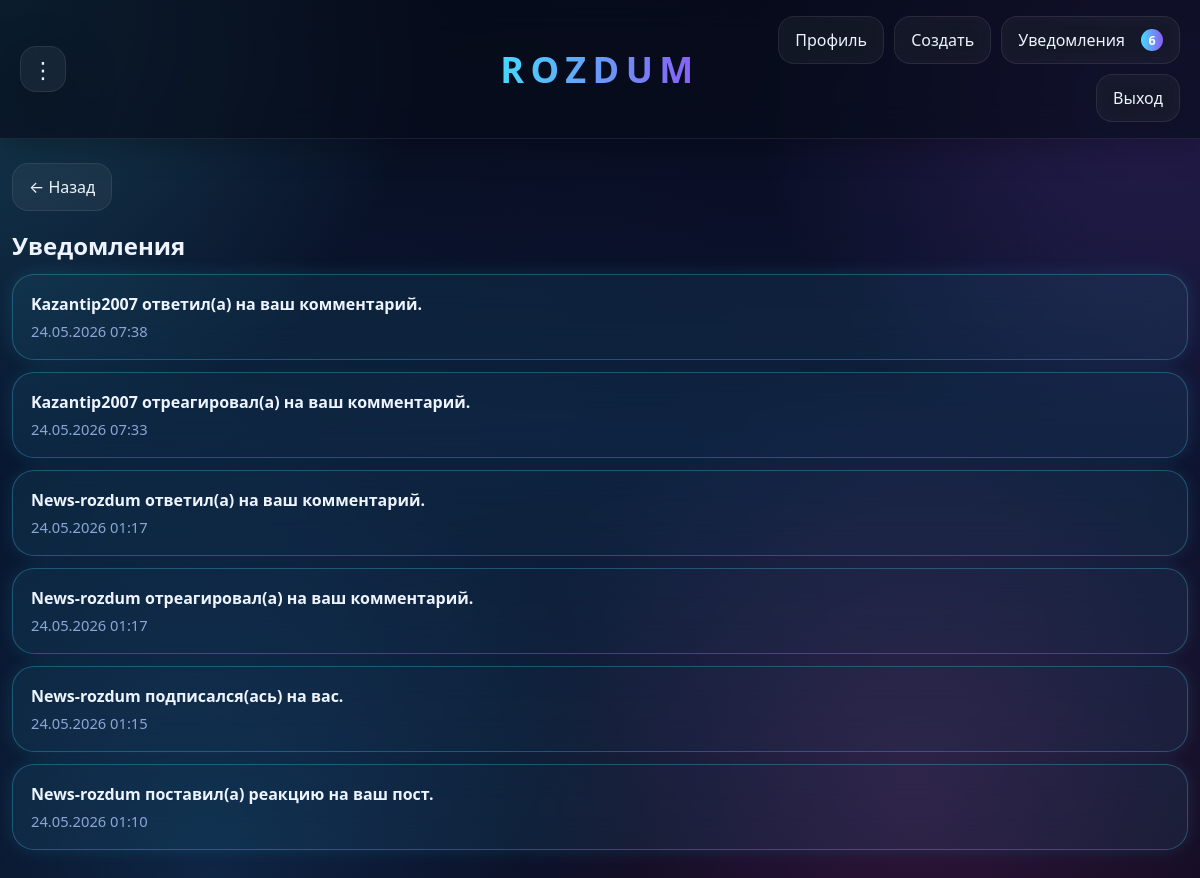
/notifications (signed in), run on the app's committed database.
### app.py (models this page shows)
class Notification(db.Model):
    id = db.Column(db.Integer, primary_key=True)
    text = db.Column(db.String(300), nullable=False)
    link = db.Column(db.String(500), nullable=False)
    is_read = db.Column(db.Boolean, default=False)
    created_at = db.Column(db.DateTime, default=datetime.utcnow, nullable=False)
    user_id = db.Column(db.Integer, db.ForeignKey("user.id"), nullable=False)
    user = db.relationship("User", backref=db.backref("notifications", lazy=True))

### app.py (the view)
@app.route("/notifications")
@login_required
def notifications():
    items = Notification.query.filter_by(user_id=current_user.id).order_by(Notification.id.desc()).all()
    return render_template("notifications.html", notifications=items)

### app.py (called while the page is built)
@login_manager.user_loader
def load_user(user_id):
    return User.query.get(int(user_id))

@app.context_processor
def inject_globals():
    unread = 0
    if current_user.is_authenticated:
        unread = Notification.query.filter_by(user_id=current_user.id, is_read=False).count()
    return {
        "unread_notifications_count": unread,
        "reactions_list": REACTIONS,
        "is_online": is_online,
    }

@app.before_request
def update_last_seen():
    if request.endpoint == "static":
        return
    if current_user.is_authenticated:
        if current_user.is_banned:
            logout_user()
            flash("Ваш аккаунт заблокирован.")
            return redirect(url_for("login"))
        current_user.last_seen = datetime.utcnow()
        db.session.commit()

### templates/notifications.html (shortened to what this page needs)
{% extends "base.html" %}
{% block content %}
<div class="back-row">
    <a class="back-btn" href="{{ url_for('forum') }}">← Назад</a>
</div>
<section class="section-title">
    <h1>Уведомления</h1>
</section>
<section class="notifications-list">
    {% for note in notifications %}
        <a class="notification-item card {% if not note.is_read %}unread{% endif %}"
           href="{{ url_for('open_notification', notification_id=note.id) }}">
            <div class="notification-text">{{ note.text }}</div>
            <div class="notification-time">{{ note.created_at.strftime('%d.%m.%Y %H:%M') }}</div>
        </a>
    {% endfor %}
</section>
{% endblock %}

### static/style.css (style rules this page uses)
:root { --bg:#050816; --bg2:#07112a; --card:rgba(9, 16, 36, 0.76); --card2:rgba(11, 22, 48, 0.88); --border:rgba(255,255,255,0.10); --text:#edf4ff; --muted:#8da5d6; --cyan:#46d9ff; --blue:#1ea7ff; --violet:#8b5cf6; --pink:#ff4fd8; --shadow:0 18px 50px rgba(0,0,0,.34); --radius:28px; }
* { box-sizing:border-box; }
html, body { min-height:100%; }
body { margin:0; font-family:system-ui,-apple-system,BlinkMacSystemFont,"Segoe UI",sans-serif; color:var(--text); background: linear-gradient(180deg, #050816 0%, #06122a 48%, #050816 100%); overflow-x:hidden; }
body::before { content:""; position:fixed; inset:-15%; background: radial-gradient(circle at 10% 10%, rgba(70,217,255,.24), transparent 26%), radial-gradient(circle at 85% 18%, rgba(139,92,246,.20), transparent 24%), radial-gradient(circle at 70% 78%, rgba(255,79,216,.14), transparent 28%), radial-gradient(circle at 25% 86%, rgba(30,167,255,.16), transparent 28%); animation: drift 18s ease-in-out infinite alternate; z-index:-2; }
body::after { content:""; position:fixed; inset:0; background:linear-gradient(120deg, rgba(70,217,255,.05), rgba(139,92,246,.05), rgba(255,79,216,.05)); opacity:.8; z-index:-1; animation:hue 24s linear infinite; }
a { color:inherit; text-decoration:none; }
.card { background:var(--card); border:1px solid var(--border); border-radius:var(--radius); box-shadow:var(--shadow); backdrop-filter:blur(18px); }
.auth-card h2, .form-card h1, .hero-strip h1, .profile-hero h1, .topic-page h1, .section-title h1 { margin-top:0; margin-bottom:12px; }
.section-title { margin:18px 0 12px; }
.notifications-list { display:grid; gap:12px; }
.notification-item { display:block; padding:18px; border-radius:22px; transition:.25s ease; }
.notification-item.unread { border-color:rgba(70,217,255,.28); box-shadow:0 0 18px rgba(70,217,255,.12); background:rgba(70,217,255,.08); }
.notification-text { margin-bottom:6px; font-weight:700; }
.notification-time { color:var(--muted); font-size:.92rem; }
.back-row { margin-bottom:18px; }
.back-btn { display:inline-flex; align-items:center; gap:8px; padding:12px 16px; border-radius:16px; border:1px solid rgba(255,255,255,.08); background:rgba(255,255,255,.05); color:var(--text); text-decoration:none; transition:.25s ease; backdrop-filter:blur(10px); }
html, body { max-width: 100%; overflow-x: hidden; }
body { -webkit-text-size-adjust: 100%; text-size-adjust: 100%; }
.page, .topbar, .card, .auth-standalone, .auth-grid, .hero-strip, .profile-hero, .form-card, .topic-page, .comments-section, .search-box, .topics-grid, .stats-grid { max-width: 100%; }
* { -webkit-tap-highlight-color: transparent; }
button, a, input, textarea, select { touch-action: manipulation; }
button, .nav-btn, .btn-primary, .btn-ghost, .small-btn, .back-btn { min-width: 44px; }
body { overflow-x: hidden; }
.notification-item { display:block; text-decoration:none; }
.notification-item.unread { box-shadow:0 0 18px rgba(70,217,255,.12); }

### data on the page
Notification: text "Kazantip2007 ответил(а) на ваш комментарий.", created_at "24.05.2026 07:38"
Notification: text "Kazantip2007 отреагировал(а) на ваш комментарий.", created_at "24.05.2026 07:33"
Notification: text "News-rozdum ответил(а) на ваш комментарий.", created_at "24.05.2026 01:17"
Notification: text "News-rozdum отреагировал(а) на ваш комментарий.", created_at "24.05.2026 01:17"
Notification: text "News-rozdum подписался(ась) на вас.", created_at "24.05.2026 01:15"
Notification: text "News-rozdum поставил(а) реакцию на ваш пост.", created_at "24.05.2026 01:10"

### other printed values
{{ unread_notifications_count }} "6"
